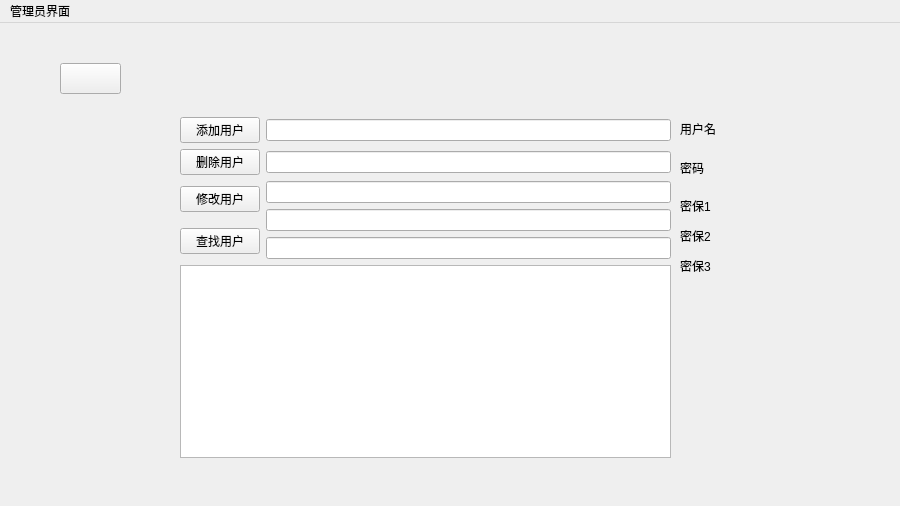
<?xml version="1.0" encoding="UTF-8"?>
<ui version="4.0">
 <class>admin</class>
 <widget class="QMainWindow" name="admin">
  <property name="geometry">
   <rect>
    <x>0</x>
    <y>0</y>
    <width>900</width>
    <height>506</height>
   </rect>
  </property>
  <property name="minimumSize">
   <size>
    <width>900</width>
    <height>506</height>
   </size>
  </property>
  <property name="maximumSize">
   <size>
    <width>900</width>
    <height>506</height>
   </size>
  </property>
  <property name="windowTitle">
   <string>MainWindow</string>
  </property>
  <widget class="QWidget" name="centralwidget">
   <widget class="QPushButton" name="pushButton_5">
    <property name="geometry">
     <rect>
      <x>60</x>
      <y>40</y>
      <width>61</width>
      <height>31</height>
     </rect>
    </property>
    <property name="text">
     <string/>
    </property>
    <property name="icon">
     <iconset resource="image.qrc">
      <normaloff>:/image/replyi.png</normaloff>:/image/replyi.png</iconset>
    </property>
    <property name="iconSize">
     <size>
      <width>24</width>
      <height>24</height>
     </size>
    </property>
    <property name="flat">
     <bool>false</bool>
    </property>
   </widget>
   <widget class="QLabel" name="label">
    <property name="geometry">
     <rect>
      <x>680</x>
      <y>90</y>
      <width>67</width>
      <height>31</height>
     </rect>
    </property>
    <property name="text">
     <string>用户名</string>
    </property>
   </widget>
   <widget class="QLabel" name="label_2">
    <property name="geometry">
     <rect>
      <x>680</x>
      <y>124</y>
      <width>67</width>
      <height>41</height>
     </rect>
    </property>
    <property name="text">
     <string>密码</string>
    </property>
   </widget>
   <widget class="QLabel" name="label_3">
    <property name="geometry">
     <rect>
      <x>680</x>
      <y>174</y>
      <width>67</width>
      <height>17</height>
     </rect>
    </property>
    <property name="text">
     <string>密保1</string>
    </property>
   </widget>
   <widget class="QLabel" name="label_4">
    <property name="geometry">
     <rect>
      <x>680</x>
      <y>204</y>
      <width>67</width>
      <height>17</height>
     </rect>
    </property>
    <property name="text">
     <string>密保2</string>
    </property>
   </widget>
   <widget class="QLabel" name="label_5">
    <property name="geometry">
     <rect>
      <x>680</x>
      <y>234</y>
      <width>67</width>
      <height>17</height>
     </rect>
    </property>
    <property name="text">
     <string>密保3</string>
    </property>
   </widget>
   <widget class="QLabel" name="label_6">
    <property name="geometry">
     <rect>
      <x>330</x>
      <y>40</y>
      <width>171</width>
      <height>31</height>
     </rect>
    </property>
    <property name="text">
     <string/>
    </property>
   </widget>
   <widget class="QWidget" name="">
    <property name="geometry">
     <rect>
      <x>180</x>
      <y>94</y>
      <width>491</width>
      <height>341</height>
     </rect>
    </property>
    <layout class="QGridLayout" name="gridLayout">
     <item row="2" column="0" rowspan="2">
      <widget class="QPushButton" name="pushButton_3">
       <property name="text">
        <string>修改用户</string>
       </property>
      </widget>
     </item>
     <item row="3" column="1" rowspan="2">
      <widget class="QLineEdit" name="lineEdit_4"/>
     </item>
     <item row="0" column="1">
      <widget class="QLineEdit" name="lineEdit"/>
     </item>
     <item row="2" column="1">
      <widget class="QLineEdit" name="lineEdit_3"/>
     </item>
     <item row="4" column="0" rowspan="2">
      <widget class="QPushButton" name="pushButton_4">
       <property name="text">
        <string>查找用户</string>
       </property>
      </widget>
     </item>
     <item row="5" column="1">
      <widget class="QLineEdit" name="lineEdit_5">
       <property name="echoMode">
        <enum>QLineEdit::Normal</enum>
       </property>
       <property name="dragEnabled">
        <bool>false</bool>
       </property>
      </widget>
     </item>
     <item row="1" column="0">
      <widget class="QPushButton" name="pushButton_2">
       <property name="text">
        <string>删除用户</string>
       </property>
      </widget>
     </item>
     <item row="1" column="1">
      <widget class="QLineEdit" name="lineEdit_2"/>
     </item>
     <item row="0" column="0">
      <widget class="QPushButton" name="pushButton">
       <property name="text">
        <string>添加用户</string>
       </property>
      </widget>
     </item>
     <item row="6" column="0" colspan="2">
      <widget class="QTextBrowser" name="textBrowser"/>
     </item>
    </layout>
   </widget>
  </widget>
  <widget class="QMenuBar" name="menubar">
   <property name="geometry">
    <rect>
     <x>0</x>
     <y>0</y>
     <width>900</width>
     <height>28</height>
    </rect>
   </property>
   <widget class="QMenu" name="menu">
    <property name="title">
     <string>管理员界面</string>
    </property>
   </widget>
   <addaction name="menu"/>
  </widget>
 </widget>
 <resources>
  <include location="image.qrc"/>
 </resources>
 <connections/>
</ui>
